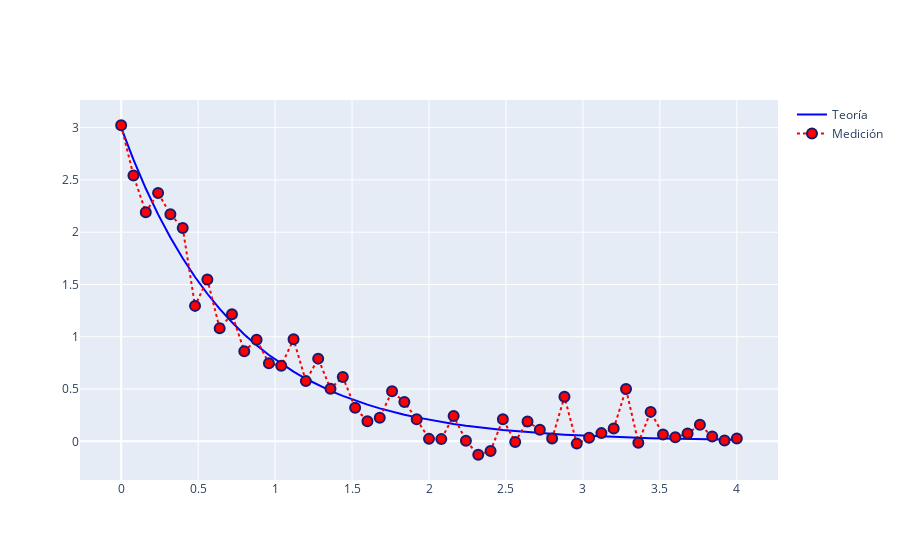

Write notebook code for a chart like this one.
### Markdown cell above
### Nombres de ejes y leyendas

Vamos ahora a agregar nombres a los ejes y a las curvas.

Para agregar nombres a las curvas, tenemos que agregar un `label`, en este caso en el mismo comando `plot()`, y luego
mostrarlo con `legend()

### Code cell
fig = go.Figure()

fig.add_trace(go.Scatter(x=x,y=y,name='Teoría',line=dict(color='blue',width=2)))
fig.add_trace(go.Scatter(x=x,y=medicion,name='Medición',mode='lines+markers',
                         line=dict(color='red',width=2,dash='dot'),
                         marker=dict(color='red',symbol='circle',size=10,line_width=2,line_color="midnightblue")))


fig.show()

### Figure 1 — Plotly figure (JSON) as saved in the notebook; plotly's stock layout.template omitted (floating-point values rounded to 4 significant figures)
{"data": [{"line": {"color": "blue", "width": 2}, "name": "Teoría", "type": "scatter", "x": [0, 0.08, 0.16, 0.24, 0.32, 0.4, 0.48, 0.56, 0.64, 0.72, 0.8, 0.88, 0.96, 1.04, 1.12, 1.2, 1.28, 1.36, 1.44, 1.52, 1.6, 1.68, 1.76, 1.84, 1.92, 2, 2.08, 2.16, 2.24, 2.32, 2.4, 2.48, 2.56, 2.64, 2.72, 2.8, 2.88, 2.96, 3.04, 3.12, 3.2, 3.28, 3.36, 3.44, 3.52, 3.6, 3.68, 3.76, 3.84, 3.92, 4], "y": [3, 2.693, 2.418, 2.171, 1.949, 1.75, 1.571, 1.411, 1.268, 1.138, 1.023, 0.9187, 0.8253, 0.7415, 0.6662, 0.5986, 0.5379, 0.4834, 0.4345, 0.3905, 0.351, 0.3155, 0.2836, 0.2549, 0.2292, 0.2061, 0.1853, 0.1666, 0.1498, 0.1347, 0.1211, 0.1089, 0.09798, 0.08813, 0.07926, 0.0713, 0.06413, 0.05769, 0.0519, 0.04669, 0.04201, 0.03779, 0.034, 0.0306, 0.02753, 0.02477, 0.02229, 0.02006, 0.01805, 0.01625, 0.01462]}, {"line": {"color": "red", "dash": "dot", "width": 2}, "marker": {"color": "red", "line": {"color": "midnightblue", "width": 2}, "size": 10, "symbol": "circle"}, "mode": "lines+markers", "name": "Medición", "type": "scatter", "x": [0, 0.08, 0.16, 0.24, 0.32, 0.4, 0.48, 0.56, 0.64, 0.72, 0.8, 0.88, 0.96, 1.04, 1.12, 1.2, 1.28, 1.36, 1.44, 1.52, 1.6, 1.68, 1.76, 1.84, 1.92, 2, 2.08, 2.16, 2.24, 2.32, 2.4, 2.48, 2.56, 2.64, 2.72, 2.8, 2.88, 2.96, 3.04, 3.12, 3.2, 3.28, 3.36, 3.44, 3.52, 3.6, 3.68, 3.76, 3.84, 3.92, 4], "y": [3.023, 2.542, 2.191, 2.374, 2.171, 2.04, 1.295, 1.549, 1.08, 1.216, 0.8622, 0.9717, 0.7467, 0.723, 0.9756, 0.576, 0.791, 0.5031, 0.6157, 0.3207, 0.1915, 0.2263, 0.4797, 0.3755, 0.2124, 0.02378, 0.02143, 0.2431, 0.005268, -0.128, -0.09258, 0.2125, -0.005276, 0.1904, 0.1104, 0.02732, 0.4265, -0.02156, 0.03386, 0.07883, 0.1229, 0.4998, -0.01317, 0.2819, 0.06524, 0.03961, 0.07477, 0.1581, 0.04682, 0.007139, 0.02646]}], "layout": {}}
